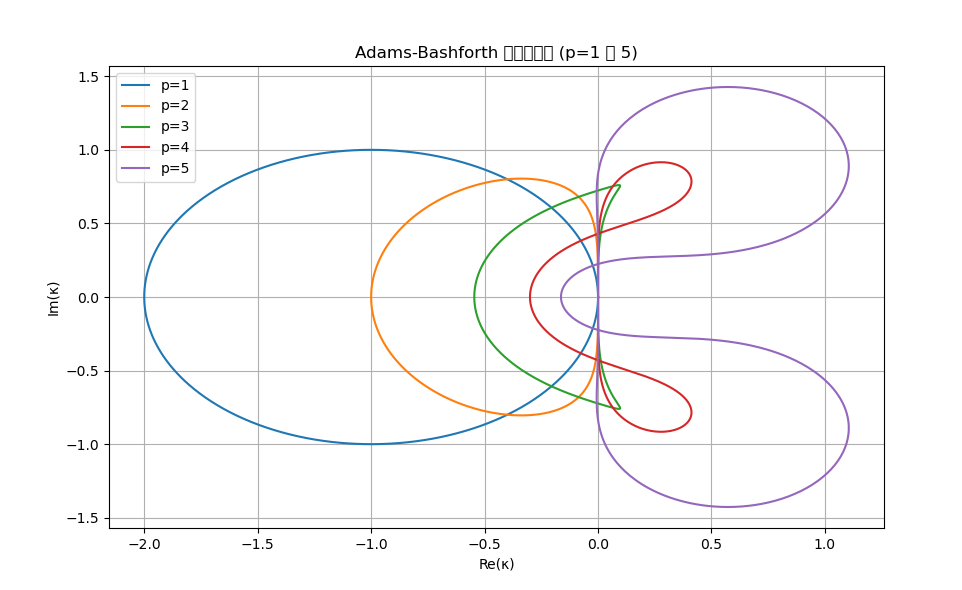

The script that drew this image:
import numpy as np
import matplotlib.pyplot as plt

orders = [1, 2, 3, 4, 5]
theta = np.linspace(0, 2 * np.pi, 1000)
z = np.exp(1j * theta)

plt.figure(figsize=(10, 6))
plt.title("Adams-Bashforth 绝对稳定域 (p=1 到 5)")
plt.xlabel("Re(κ)")
plt.ylabel("Im(κ)")
plt.grid(True)

for p in orders:
    if p == 1:
        rho_coeff = [1, -1]        
        sigma_coeff = [0, 1]       
    elif p == 2:
        rho_coeff = [1, -1, 0]     
        sigma_coeff = [0, 3/2, -1/2]
    elif p == 3:
        rho_coeff = [1, -1, 0, 0]
        sigma_coeff = [0, 23/12, -16/12, 5/12]
    elif p == 4:
        rho_coeff = [1, -1, 0, 0, 0]
        sigma_coeff = [0, 55/24, -59/24, 37/24, -9/24]
    elif p == 5:
        rho_coeff = [1, -1, 0, 0, 0, 0]
        sigma_coeff = [0, 1901/720, -2774/720, 2616/720, -1274/720, 251/720]

    rho = np.polyval(rho_coeff, z)
    sigma = np.polyval(sigma_coeff, z)
    gamma = rho / sigma

    plt.plot(np.real(gamma), np.imag(gamma), label=f"p={p}")

plt.legend()
plt.show()
